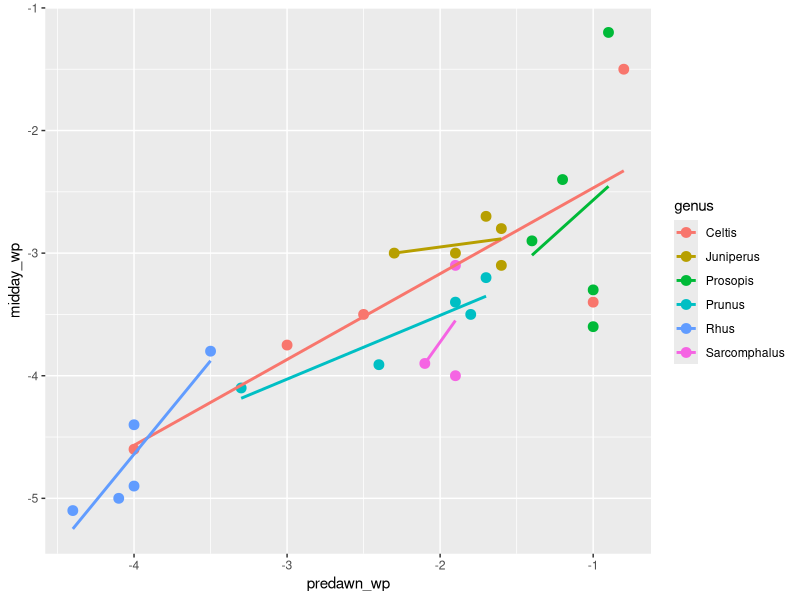

This chart was generated by the following R code: (Note: this script raises an error after producing the figure.)
## dickens.R
##
## Dylan Schwilk
##
## Data from BIOL-3405 field trip to Dickens springs on 9/14/2024. Work
## included predawn and midday water potentials

library(readr)
library(dplyr)
library(ggplot2)

# read data from csv filess
wp <- read_csv("data/dickens/wp.csv")
species <- read_csv("data/dickens/species.csv")
#species <- read.csv("data/dickens/species.csv", stringsAsFactors=FALSE)

leaves <- read_csv("data/dickens/leaf_area.csv")

## Calculate LMA and leaf size trait:
leaves <- mutate(leaves, LMA=dry_mass/leaf_area, leaf_size=leaf_area/n_leaves)

# Merge water potential data with leaf trait data and then with species info

dickens <- left_join(wp, leaves)
dickens <- left_join(dickens, species)

## Look at all data:
dickens

nrow(dickens)
# 28

## print column names:
names(dickens)

## Summarize water potential and trait values by genus. This is the same as
## sumamrizing by species because we have no genera with more than one species
## here.
by_genus <- group_by(dickens, genus)
genus_means <- summarize(by_genus, mean_pd=mean(predawn_wp), mean_md=mean(midday_wp),
          mean_lsize = mean(leaf_size), mean_LMA = mean(LMA))



# Water potential figures
ggplot(dickens, aes(predawn_wp, midday_wp, color=genus)) +
  geom_point(size=3) +
  geom_smooth(method="lm", se=FALSE)

plot1
ggsave("plot1.pdf", plot1)

ggplot(dickens, aes(genus, predawn_wp-midday_wp)) +
  geom_boxplot()

ggplot(dickens, aes(predawn_wp, predawn_wp-midday_wp, color=genus)) +
  geom_point(size=3)



## Species comparisons

ggplot(genus_means, aes(mean_LMA, mean_pd)) +
  geom_point()
